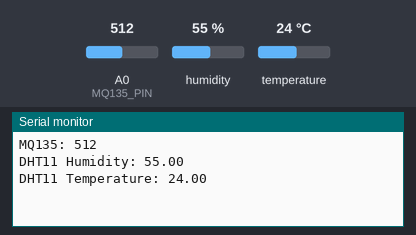
Bench run of a sketch on a simulated ESP8266 (NodeMCU). Shown: the last lines printed to the serial monitor. The test bench sets the inputs (shaded band); at power-on: humidity 55 %, A0 (MQ135_PIN) = 512, temperature 24 °C. WiFi joins after 1.5 s; servers stay silent unless stated.

Above: at 3.0 s.
3.1 s: humidity set to 22 %
At 4.3 s:
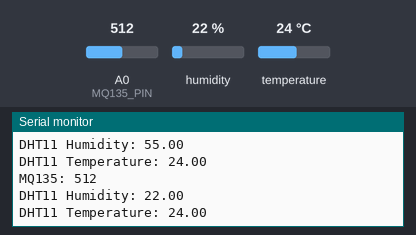
5.8 s: A0 (MQ135_PIN) set to 716
At 6.7 s:
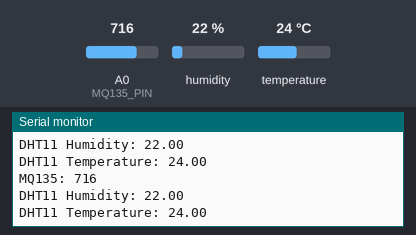
8.5 s: temperature set to 12 °C
At 10.4 s:
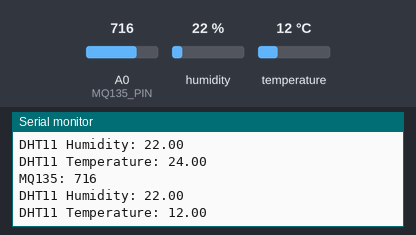
11.2 s: A0 (MQ135_PIN) set to 900
At 12.8 s:
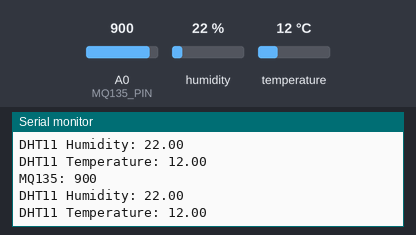
13.9 s: humidity set to 40 %
At 15.3 s:
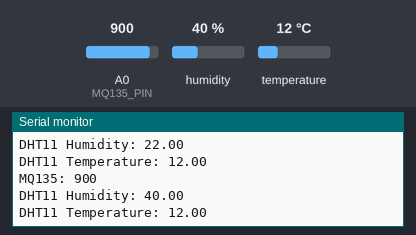
Timing chart, 0 to 16.9 s (numbered marks = the images above; inputs shaded):
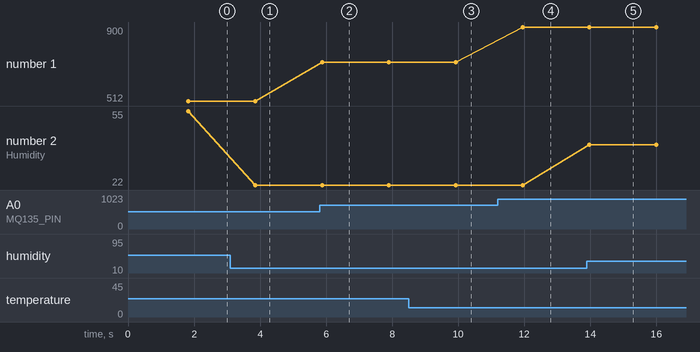

Measured:
- after the input at 3.1 s, the serial monitor: prints a new line after 0.75 s (image 1)
- after the input at 5.8 s, the serial monitor: prints a new line after 0.08 s (image 2)
- after the input at 8.5 s, the serial monitor: prints a new line after 1.4 s (image 3)
- after the input at 11.2 s, the serial monitor: prints a new line after 0.75 s (image 4)
- after the input at 13.9 s, the serial monitor: prints a new line after 0.08 s (image 5)
- plotted number 1: 512 → 716 after the input at 5.8 s, 716 → 900 after the input at 11.2 s
- plotted number 2: 55 → 22 after the input at 3.1 s, 22 → 40 after the input at 13.9 s

The sketch:

Air_Quality_Monitor_App.ino
```cpp
#define BLYNK_TEMPLATE_ID "TMPL3g1INsi2a"
#define BLYNK_TEMPLATE_NAME "Air Quality Monitoring Interface"
#define BLYNK_AUTH_TOKEN "twx2juS_P477MvO4aEB83G3MpF1E1TpH"

#define BLYNK_PRINT Serial
#include <ESP8266WiFi.h>
#include <BlynkSimpleEsp8266.h>
#include <DHT.h>
#include <ArduinoJson.h>


// Your WiFi credentials.
// Set password to "" for open networks.
char ssid[] = "Wi-Feynman";
char pass[] = "Ganapati1234";

// Your Blynk Auth Token
char auth[] = "twx2juS_P477MvO4aEB83G3MpF1E1TpH";

// GPIO Pin for MQ135
#define MQ135_PIN A0

// GPIO Pin for DHT11
#define DHT11_PIN D1

// DHT11 Object
DHT dht(DHT11_PIN, DHT11);

void setup() {
 Serial.begin(9600);

 // Blynk Connection
 Blynk.begin(auth, ssid, pass);

 // MQ135 Sensor Calibration
 pinMode(MQ135_PIN, INPUT);

 // DHT11 Sensor
 dht.begin();
}

void loop() {
 Blynk.run();

 // MQ135 Reading
 int mq135_value = analogRead(MQ135_PIN);

 // DHT11 Reading
 float humidity = dht.readHumidity();
 float temperature = dht.readTemperature();

 // Print Values to Serial Monitor
 Serial.print("MQ135: ");
 Serial.println(mq135_value);

 Serial.print("DHT11 Humidity: ");
 Serial.println(humidity);

 Serial.print("DHT11 Temperature: ");
 Serial.println(temperature);

 // Blynk Connection Check
 if (Blynk.connected()) {
    // Send MQ135 Sensor Value to Virtual Pin V0
    Blynk.virtualWrite(V0, mq135_value);

    // Send DHT11 Sensor Values to Virtual Pins V1 and V2
    Blynk.virtualWrite(V1, humidity);
    Blynk.virtualWrite(V2, temperature);
 } else {
    Serial.println("Blynk Not Connected");
 }

 delay(2000);
}
```
